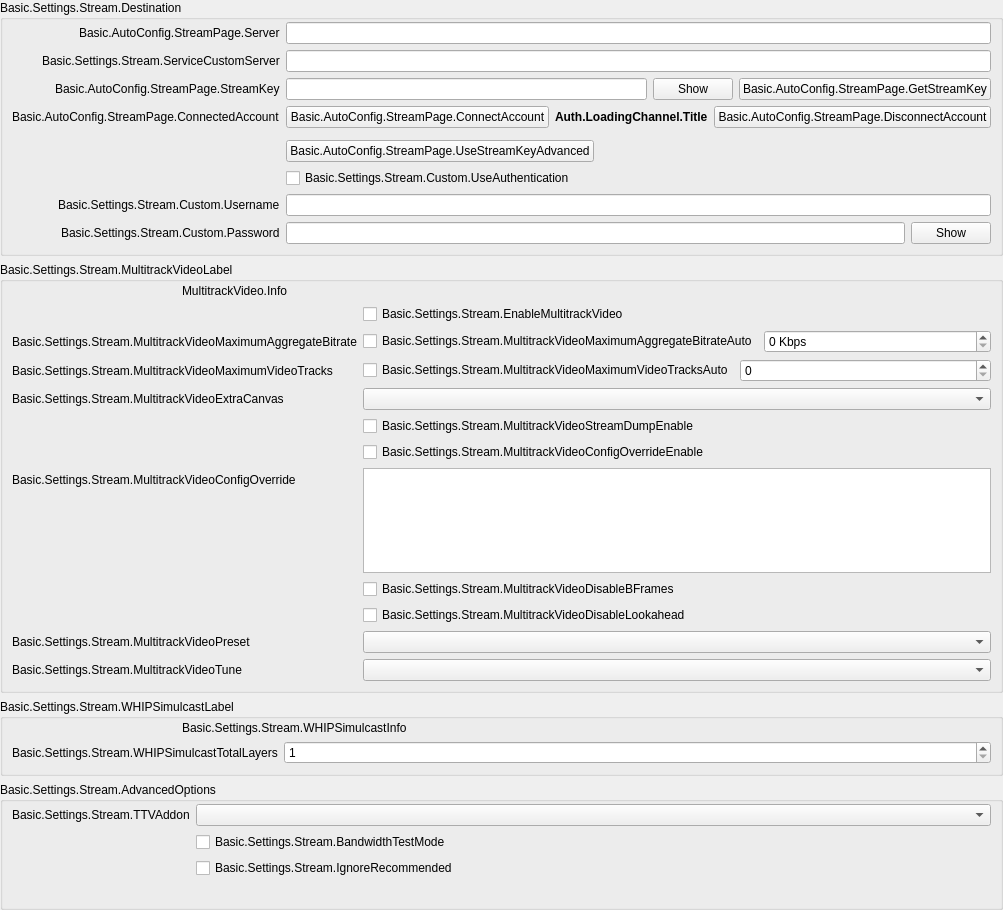
            <widget class="QWidget" name="streamKeyPage">
             <property name="geometry">
              <rect>
               <x>0</x>
               <y>0</y>
               <width>987</width>
               <height>910</height>
              </rect>
             </property>
             <layout class="QVBoxLayout" name="streamkeyPageLayout">
              <property name="leftMargin">
               <number>0</number>
              </property>
              <property name="topMargin">
               <number>0</number>
              </property>
              <property name="rightMargin">
               <number>0</number>
              </property>
              <property name="bottomMargin">
               <number>0</number>
              </property>
              <item>
               <widget class="QGroupBox" name="destinationGroupBox">
                <property name="title">
                 <string>Basic.Settings.Stream.Destination</string>
                </property>
                <layout class="QFormLayout" name="destinationLayout">
                 <property name="fieldGrowthPolicy">
                  <enum>QFormLayout::FieldGrowthPolicy::AllNonFixedFieldsGrow</enum>
                 </property>
                 <property name="labelAlignment">
                  <set>Qt::AlignmentFlag::AlignRight|Qt::AlignmentFlag::AlignTrailing|Qt::AlignmentFlag::AlignVCenter</set>
                 </property>
                 <property name="leftMargin">
                  <number>9</number>
                 </property>
                 <property name="topMargin">
                  <number>2</number>
                 </property>
                 <property name="rightMargin">
                  <number>9</number>
                 </property>
                 <property name="bottomMargin">
                  <number>9</number>
                 </property>
                 <item row="0" column="0">
                  <widget class="QLabel" name="serverLabel">
                   <property name="text">
                    <string>Basic.AutoConfig.StreamPage.Server</string>
                   </property>
                  </widget>
                 </item>
                 <item row="0" column="1">
                  <widget class="QStackedWidget" name="serverStackedWidget">
                   <property name="sizePolicy">
                    <sizepolicy hsizetype="Preferred" vsizetype="Maximum">
                     <horstretch>0</horstretch>
                     <verstretch>0</verstretch>
                    </sizepolicy>
                   </property>
                   <property name="currentIndex">
                    <number>1</number>
                   </property>
                   <widget class="QWidget" name="servicePage">
                    <layout class="QHBoxLayout" name="horizontalLayout_21">
                     <property name="leftMargin">
                      <number>0</number>
                     </property>
                     <property name="topMargin">
                      <number>0</number>
                     </property>
                     <property name="rightMargin">
                      <number>0</number>
                     </property>
                     <property name="bottomMargin">
                      <number>0</number>
                     </property>
                     <item>
                      <widget class="QComboBox" name="server"/>
                     </item>
                    </layout>
                   </widget>
                   <widget class="QWidget" name="customPage">
                    <layout class="QHBoxLayout" name="horizontalLayout_22">
                     <property name="leftMargin">
                      <number>0</number>
                     </property>
                     <property name="topMargin">
                      <number>0</number>
                     </property>
                     <property name="rightMargin">
                      <number>0</number>
                     </property>
                     <property name="bottomMargin">
                      <number>0</number>
                     </property>
                     <item>
                      <widget class="QLineEdit" name="customServer"/>
                     </item>
                    </layout>
                   </widget>
                  </widget>
                 </item>
                 <item row="1" column="0">
                  <widget class="QLabel" name="serviceCustomServerLabel">
                   <property name="text">
                    <string>Basic.Settings.Stream.ServiceCustomServer</string>
                   </property>
                   <property name="buddy">
                    <cstring>serviceCustomServer</cstring>
                   </property>
                  </widget>
                 </item>
                 <item row="1" column="1">
                  <widget class="QLineEdit" name="serviceCustomServer"/>
                 </item>
                 <item row="2" column="0">
                  <widget class="QLabel" name="streamKeyLabel">
                   <property name="text">
                    <string>Basic.AutoConfig.StreamPage.StreamKey</string>
                   </property>
                   <property name="openExternalLinks">
                    <bool>true</bool>
                   </property>
                   <property name="buddy">
                    <cstring>key</cstring>
                   </property>
                  </widget>
                 </item>
                 <item row="2" column="1">
                  <widget class="QFrame" name="streamKeyWidget">
                   <layout class="QHBoxLayout" name="horizontalLayout_11">
                    <property name="leftMargin">
                     <number>0</number>
                    </property>
                    <property name="topMargin">
                     <number>0</number>
                    </property>
                    <property name="rightMargin">
                     <number>0</number>
                    </property>
                    <property name="bottomMargin">
                     <number>0</number>
                    </property>
                    <item>
                     <widget class="QLineEdit" name="key">
                      <property name="inputMask">
                       <string notr="true"/>
                      </property>
                      <property name="text">
                       <string notr="true"/>
                      </property>
                      <property name="echoMode">
                       <enum>QLineEdit::EchoMode::Password</enum>
                      </property>
                     </widget>
                    </item>
                    <item>
                     <widget class="QPushButton" name="show">
                      <property name="text">
                       <string>Show</string>
                      </property>
                     </widget>
                    </item>
                    <item>
                     <widget class="UrlPushButton" name="getStreamKeyButton">
                      <property name="toolTip">
                       <string/>
                      </property>
                      <property name="toolTipDuration">
                       <number>-4</number>
                      </property>
                      <property name="text">
                       <string>Basic.AutoConfig.StreamPage.GetStreamKey</string>
                      </property>
                     </widget>
                    </item>
                   </layout>
                  </widget>
                 </item>
                 <item row="3" column="0">
                  <widget class="QLabel" name="connectedAccountLabel">
                   <property name="text">
                    <string>Basic.AutoConfig.StreamPage.ConnectedAccount</string>
                   </property>
                  </widget>
                 </item>
                 <item row="3" column="1">
                  <layout class="QHBoxLayout" name="horizontalLayout_15">
                   <item>
                    <widget class="QPushButton" name="connectAccount2">
                     <property name="cursor">
                      <cursorShape>PointingHandCursor</cursorShape>
                     </property>
                     <property name="text">
                      <string>Basic.AutoConfig.StreamPage.ConnectAccount</string>
                     </property>
                    </widget>
                   </item>
                   <item>
                    <widget class="QLabel" name="connectedAccountText">
                     <property name="styleSheet">
                      <string notr="true">font-weight: bold</string>
                     </property>
                     <property name="text">
                      <string>Auth.LoadingChannel.Title</string>
                     </property>
                    </widget>
                   </item>
                   <item>
                    <widget class="QPushButton" name="disconnectAccount">
                     <property name="text">
                      <string>Basic.AutoConfig.StreamPage.DisconnectAccount</string>
                     </property>
                    </widget>
                   </item>
                   <item>
                    <spacer name="horizontalSpacer_19">
                     <property name="orientation">
                      <enum>Qt::Orientation::Horizontal</enum>
                     </property>
                     <property name="sizeHint" stdset="0">
                      <size>
                       <width>40</width>
                       <height>20</height>
                      </size>
                     </property>
                    </spacer>
                   </item>
                  </layout>
                 </item>
                 <item row="4" column="0">
                  <spacer name="horizontalSpacer_18">
                   <property name="orientation">
                    <enum>Qt::Orientation::Horizontal</enum>
                   </property>
                   <property name="sizeHint" stdset="0">
                    <size>
                     <width>170</width>
                     <height>0</height>
                    </size>
                   </property>
                  </spacer>
                 </item>
                 <item row="5" column="1">
                  <layout class="QHBoxLayout" name="horizontalLayout_28">
                   <item>
                    <widget class="QPushButton" name="useStreamKeyAdv">
                     <property name="text">
                      <string>Basic.AutoConfig.StreamPage.UseStreamKeyAdvanced</string>
                     </property>
                    </widget>
                   </item>
                   <item>
                    <spacer name="horizontalSpacer_28">
                     <property name="orientation">
                      <enum>Qt::Orientation::Horizontal</enum>
                     </property>
                     <property name="sizeHint" stdset="0">
                      <size>
                       <width>40</width>
                       <height>0</height>
                      </size>
                     </property>
                    </spacer>
                   </item>
                  </layout>
                 </item>
                 <item row="6" column="1">
                  <widget class="QCheckBox" name="useAuth">
                   <property name="text">
                    <string>Basic.Settings.Stream.Custom.UseAuthentication</string>
                   </property>
                  </widget>
                 </item>
                 <item row="7" column="0">
                  <widget class="QLabel" name="authUsernameLabel">
                   <property name="text">
                    <string>Basic.Settings.Stream.Custom.Username</string>
                   </property>
                   <property name="buddy">
                    <cstring>authUsername</cstring>
                   </property>
                  </widget>
                 </item>
                 <item row="7" column="1">
                  <widget class="QLineEdit" name="authUsername"/>
                 </item>
                 <item row="8" column="0">
                  <widget class="QLabel" name="authPwLabel">
                   <property name="text">
                    <string>Basic.Settings.Stream.Custom.Password</string>
                   </property>
                   <property name="buddy">
                    <cstring>authPw</cstring>
                   </property>
                  </widget>
                 </item>
                 <item row="8" column="1">
                  <widget class="QFrame" name="authPwWidget">
                   <layout class="QHBoxLayout" name="horizontalLayout_25">
                    <property name="leftMargin">
                     <number>0</number>
                    </property>
                    <property name="topMargin">
                     <number>0</number>
                    </property>
                    <property name="rightMargin">
                     <number>0</number>
                    </property>
                    <property name="bottomMargin">
                     <number>0</number>
                    </property>
                    <item>
                     <widget class="QLineEdit" name="authPw">
                      <property name="echoMode">
                       <enum>QLineEdit::EchoMode::Password</enum>
                      </property>
                     </widget>
                    </item>
                    <item>
                     <widget class="QPushButton" name="authPwShow">
                      <property name="text">
                       <string>Show</string>
                      </property>
                     </widget>
                    </item>
                   </layout>
                  </widget>
                 </item>
                </layout>
               </widget>
              </item>
              <item>
               <widget class="QGroupBox" name="multitrackVideoGroupBox">
                <property name="title">
                 <string>Basic.Settings.Stream.MultitrackVideoLabel</string>
                </property>
                <layout class="QVBoxLayout" name="verticalLayout_34">
                 <property name="leftMargin">
                  <number>9</number>
                 </property>
                 <property name="topMargin">
                  <number>2</number>
                 </property>
                 <property name="rightMargin">
                  <number>9</number>
                 </property>
                 <property name="bottomMargin">
                  <number>9</number>
                 </property>
                 <item>
                  <layout class="QHBoxLayout" name="horizontalLayout_12">
                   <item>
                    <spacer name="horizontalSpacer_31">
                     <property name="orientation">
                      <enum>Qt::Orientation::Horizontal</enum>
                     </property>
                     <property name="sizeType">
                      <enum>QSizePolicy::Policy::Fixed</enum>
                     </property>
                     <property name="sizeHint" stdset="0">
                      <size>
                       <width>170</width>
                       <height>10</height>
                      </size>
                     </property>
                    </spacer>
                   </item>
                   <item>
                    <widget class="QLabel" name="multitrackVideoInfo">
                     <property name="text">
                      <string>MultitrackVideo.Info</string>
                     </property>
                     <property name="textFormat">
                      <enum>Qt::TextFormat::RichText</enum>
                     </property>
                     <property name="wordWrap">
                      <bool>true</bool>
                     </property>
                     <property name="openExternalLinks">
                      <bool>true</bool>
                     </property>
                    </widget>
                   </item>
                  </layout>
                 </item>
                 <item>
                  <layout class="QFormLayout" name="formLayout_27">
                   <property name="fieldGrowthPolicy">
                    <enum>QFormLayout::FieldGrowthPolicy::AllNonFixedFieldsGrow</enum>
                   </property>
                   <item row="0" column="0">
                    <spacer name="horizontalSpacer_30">
                     <property name="orientation">
                      <enum>Qt::Orientation::Horizontal</enum>
                     </property>
                     <property name="sizeType">
                      <enum>QSizePolicy::Policy::Fixed</enum>
                     </property>
                     <property name="sizeHint" stdset="0">
                      <size>
                       <width>170</width>
                       <height>10</height>
                      </size>
                     </property>
                    </spacer>
                   </item>
                   <item row="0" column="1">
                    <widget class="QCheckBox" name="enableMultitrackVideo">
                     <property name="text">
                      <string>Basic.Settings.Stream.EnableMultitrackVideo</string>
                     </property>
                    </widget>
                   </item>
                   <item row="1" column="0">
                    <widget class="QLabel" name="multitrackVideoMaximumAggregateBitrateLabel">
                     <property name="text">
                      <string>Basic.Settings.Stream.MultitrackVideoMaximumAggregateBitrate</string>
                     </property>
                    </widget>
                   </item>
                   <item row="1" column="1">
                    <layout class="QHBoxLayout" name="horizontalLayout_31" stretch="0,0">
                     <item>
                      <widget class="QCheckBox" name="multitrackVideoMaximumAggregateBitrateAuto">
                       <property name="text">
                        <string>Basic.Settings.Stream.MultitrackVideoMaximumAggregateBitrateAuto</string>
                       </property>
                      </widget>
                     </item>
                     <item>
                      <widget class="OBS::SpinBox" name="multitrackVideoMaximumAggregateBitrate">
                       <property name="sizePolicy">
                        <sizepolicy hsizetype="MinimumExpanding" vsizetype="Fixed">
                         <horstretch>0</horstretch>
                         <verstretch>0</verstretch>
                        </sizepolicy>
                       </property>
                       <property name="suffix">
                        <string notr="true"> Kbps</string>
                       </property>
                       <property name="minimum">
                        <number>0</number>
                       </property>
                       <property name="maximum">
                        <number>1000000</number>
                       </property>
                       <property name="singleStep">
                        <number>50</number>
                       </property>
                       <property name="value">
                        <number>0</number>
                       </property>
                      </widget>
                     </item>
                    </layout>
                   </item>
                   <item row="2" column="0">
                    <widget class="QLabel" name="multitrackVideoMaximumVideoTracksLabel">
                     <property name="text">
                      <string>Basic.Settings.Stream.MultitrackVideoMaximumVideoTracks</string>
                     </property>
                    </widget>
                   </item>
                   <item row="2" column="1">
                    <layout class="QHBoxLayout" name="horizontalLayout_32" stretch="0,0">
                     <item>
                      <widget class="QCheckBox" name="multitrackVideoMaximumVideoTracksAuto">
                       <property name="sizePolicy">
                        <sizepolicy hsizetype="Minimum" vsizetype="Fixed">
                         <horstretch>0</horstretch>
                         <verstretch>0</verstretch>
                        </sizepolicy>
                       </property>
                       <property name="text">
                        <string>Basic.Settings.Stream.MultitrackVideoMaximumVideoTracksAuto</string>
                       </property>
                      </widget>
                     </item>
                     <item>
                      <widget class="OBS::SpinBox" name="multitrackVideoMaximumVideoTracks">
                       <property name="sizePolicy">
                        <sizepolicy hsizetype="MinimumExpanding" vsizetype="Fixed">
                         <horstretch>0</horstretch>
                         <verstretch>0</verstretch>
                        </sizepolicy>
                       </property>
                       <property name="minimum">
                        <number>0</number>
                       </property>
                       <property name="maximum">
                        <number>100</number>
                       </property>
                       <property name="value">
                        <number>0</number>
                       </property>
                      </widget>
                     </item>
                    </layout>
                   </item>
                   <item row="3" column="1">
                    <widget class="QComboBox" name="multitrackVideoAdditionalCanvas">
                     <property name="placeholderText">
                      <string>None</string>
                     </property>
                    </widget>
                   </item>
                   <item row="4" column="0">
                    <spacer name="horizontalSpacer_32">
                     <property name="orientation">
                      <enum>Qt::Orientation::Horizontal</enum>
                     </property>
                     <property name="sizeType">
                      <enum>QSizePolicy::Policy::Fixed</enum>
                     </property>
                     <property name="sizeHint" stdset="0">
                      <size>
                       <width>170</width>
                       <height>10</height>
                      </size>
                     </property>
                    </spacer>
                   </item>
                   <item row="4" column="1">
                    <widget class="QCheckBox" name="multitrackVideoStreamDumpEnable">
                     <property name="text">
                      <string>Basic.Settings.Stream.MultitrackVideoStreamDumpEnable</string>
                     </property>
                    </widget>
                   </item>
                   <item row="5" column="1">
                    <widget class="QCheckBox" name="multitrackVideoConfigOverrideEnable">
                     <property name="text">
                      <string>Basic.Settings.Stream.MultitrackVideoConfigOverrideEnable</string>
                     </property>
                    </widget>
                   </item>
                   <item row="6" column="0">
                    <widget class="QLabel" name="multitrackVideoConfigOverrideLabel">
                     <property name="text">
                      <string>Basic.Settings.Stream.MultitrackVideoConfigOverride</string>
                     </property>
                    </widget>
                   </item>
                   <item row="6" column="1">
                    <widget class="QPlainTextEdit" name="multitrackVideoConfigOverride">
                     <property name="sizePolicy">
                      <sizepolicy hsizetype="Expanding" vsizetype="Expanding">
                       <horstretch>0</horstretch>
                       <verstretch>0</verstretch>
                      </sizepolicy>
                     </property>
                    </widget>
                   </item>
                   <item row="3" column="0">
                    <widget class="QLabel" name="multitrackVideoAdditionalCanvasLabel">
                     <property name="text">
                      <string>Basic.Settings.Stream.MultitrackVideoExtraCanvas</string>
                     </property>
                    </widget>
                   </item>
                   <item row="7" column="1">
                    <widget class="QCheckBox" name="multitrackVideoDisableBFrames">
                     <property name="text">
                      <string>Basic.Settings.Stream.MultitrackVideoDisableBFrames</string>
                     </property>
                    </widget>
                   </item>
                   <item row="8" column="1">
                    <widget class="QCheckBox" name="multitrackVideoDisableLookahead">
                     <property name="text">
                      <string>Basic.Settings.Stream.MultitrackVideoDisableLookahead</string>
                     </property>
                    </widget>
                   </item>
                   <item row="9" column="0">
                    <widget class="QLabel" name="multitrackVideoPresetLabel">
                     <property name="text">
                      <string>Basic.Settings.Stream.MultitrackVideoPreset</string>
                     </property>
                    </widget>
                   </item>
                   <item row="9" column="1">
                    <widget class="QComboBox" name="multitrackVideoPreset">
                    </widget>
                   </item>
                   <item row="10" column="0">
                    <widget class="QLabel" name="multitrackVideoTuneLabel">
                     <property name="text">
                      <string>Basic.Settings.Stream.MultitrackVideoTune</string>
                     </property>
                    </widget>
                   </item>
                   <item row="10" column="1">
                    <widget class="QComboBox" name="multitrackVideoTune">
                    </widget>
                   </item>
                  </layout>
                 </item>
                </layout>
               </widget>
              </item>
              <item>
               <widget class="QGroupBox" name="whipSimulcastGroupBox">
                <property name="title">
                 <string>Basic.Settings.Stream.WHIPSimulcastLabel</string>
                </property>
                <layout class="QVBoxLayout" name="verticalLayout_36">
                 <property name="leftMargin">
                  <number>9</number>
                 </property>
                 <property name="topMargin">
                  <number>2</number>
                 </property>
                 <property name="rightMargin">
                  <number>9</number>
                 </property>
                 <property name="bottomMargin">
                  <number>9</number>
                 </property>
                 <item>
                  <layout class="QHBoxLayout" name="horizontalLayout_33">
                   <item>
                    <spacer name="horizontalSpacer_33">
                     <property name="orientation">
                      <enum>Qt::Orientation::Horizontal</enum>
                     </property>
                     <property name="sizeType">
                      <enum>QSizePolicy::Policy::Fixed</enum>
                     </property>
                     <property name="sizeHint" stdset="0">
                      <size>
                       <width>170</width>
                       <height>10</height>
                      </size>
                     </property>
                    </spacer>
                   </item>
                   <item>
                    <widget class="QLabel" name="whipSimulcastInfo">
                     <property name="text">
                      <string>Basic.Settings.Stream.WHIPSimulcastInfo</string>
                     </property>
                     <property name="textFormat">
                      <enum>Qt::TextFormat::RichText</enum>
                     </property>
                     <property name="wordWrap">
                      <bool>true</bool>
                     </property>
                     <property name="openExternalLinks">
                      <bool>true</bool>
                     </property>
                    </widget>
                   </item>
                  </layout>
                 </item>
                 <item>
                  <layout class="QFormLayout" name="formLayout_39">
                   <property name="fieldGrowthPolicy">
                    <enum>QFormLayout::FieldGrowthPolicy::AllNonFixedFieldsGrow</enum>
                   </property>
                   <item row="1" column="0">
                    <widget class="QLabel" name="whipSimulcastTotalLayersLabel">
                     <property name="minimumSize">
                      <size>
                       <width>170</width>
                       <height>0</height>
                      </size>
                     </property>
                     <property name="text">
                      <string>Basic.Settings.Stream.WHIPSimulcastTotalLayers</string>
                     </property>
                    </widget>
                   </item>
                   <item row="1" column="1">
                    <layout class="QHBoxLayout" name="horizontalLayout_35" stretch="0">
                     <item>
                      <widget class="OBS::SpinBox" name="whipSimulcastTotalLayers">
                       <property name="minimum">
                        <number>1</number>
                       </property>
                       <property name="maximum">
                        <number>4</number>
                       </property>
                       <property name="value">
                        <number>1</number>
                       </property>
                      </widget>
                     </item>
                    </layout>
                   </item>
                  </layout>
                 </item>
                </layout>
               </widget>
              </item>
              <item>
               <widget class="QGroupBox" name="serviceAdvancedOptionsGroupBox">
                <property name="title">
                 <string>Basic.Settings.Stream.AdvancedOptions</string>
                </property>
                <layout class="QFormLayout" name="serviceAdvancedOptionsLayout">
                 <property name="fieldGrowthPolicy">
                  <enum>QFormLayout::FieldGrowthPolicy::AllNonFixedFieldsGrow</enum>
                 </property>
                 <property name="labelAlignment">
                  <set>Qt::AlignmentFlag::AlignRight|Qt::AlignmentFlag::AlignTrailing|Qt::AlignmentFlag::AlignVCenter</set>
                 </property>
                 <property name="leftMargin">
                  <number>9</number>
                 </property>
                 <property name="topMargin">
                  <number>2</number>
                 </property>
                 <property name="rightMargin">
                  <number>9</number>
                 </property>
                 <property name="bottomMargin">
                  <number>9</number>
                 </property>
                 <item row="0" column="0">
                  <widget class="QLabel" name="twitchAddonLabel">
                   <property name="text">
                    <string>Basic.Settings.Stream.TTVAddon</string>
                   </property>
                   <property name="buddy">
                    <cstring>twitchAddonDropdown</cstring>
                   </property>
                  </widget>
                 </item>
                 <item row="0" column="1">
                  <widget class="QComboBox" name="twitchAddonDropdown"/>
                 </item>
                 <item row="1" column="0">
                  <spacer name="horizontalSpacer_18_1">
                   <property name="orientation">
                    <enum>Qt::Orientation::Horizontal</enum>
                   </property>
                   <property name="sizeHint" stdset="0">
                    <size>
                     <width>170</width>
                     <height>0</height>
                    </size>
                   </property>
                  </spacer>
                 </item>
                 <item row="1" column="1">
                  <widget class="QCheckBox" name="bandwidthTestEnable">
                   <property name="text">
                    <string>Basic.Settings.Stream.BandwidthTestMode</string>
                   </property>
                  </widget>
                 </item>
                 <item row="2" column="1">
                  <widget class="QCheckBox" name="ignoreRecommended">
                   <property name="text">
                    <string>Basic.Settings.Stream.IgnoreRecommended</string>
                   </property>
                  </widget>
                 </item>
                 <item row="3" column="1">
                  <widget class="QLabel" name="enforceSettingsLabel">
                   <property name="text">
                    <string notr="true"/>
                   </property>
                   <property name="textFormat">
                    <enum>Qt::TextFormat::RichText</enum>
                   </property>
                   <property name="openExternalLinks">
                    <bool>true</bool>
                   </property>
                  </widget>
                 </item>
                </layout>
               </widget>
              </item>
              <item>
               <spacer name="verticalSpacer_12">
                <property name="orientation">
                 <enum>Qt::Orientation::Vertical</enum>
                </property>
                <property name="sizeHint" stdset="0">
                 <size>
                  <width>20</width>
                  <height>0</height>
                 </size>
                </property>
               </spacer>
              </item>
             </layout>
            </widget>
